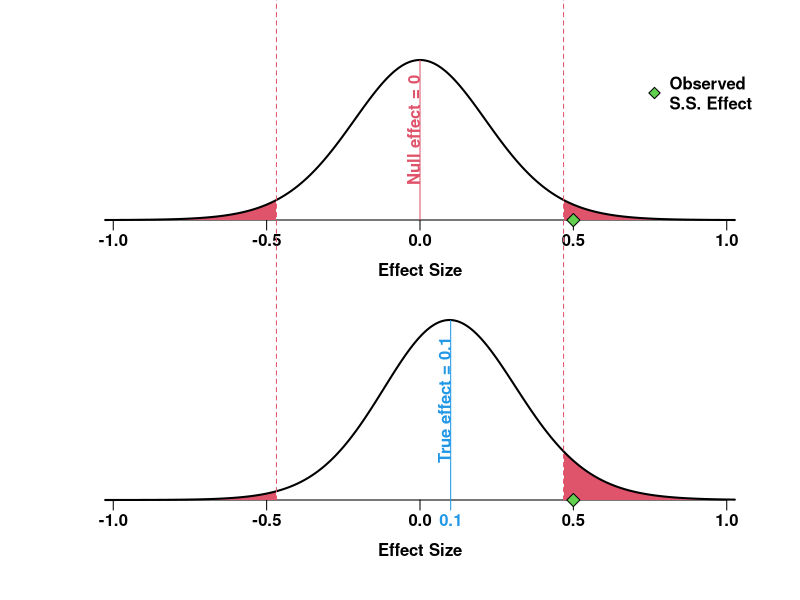

This chart was generated by the following R code:
type.s.m = function(n1 = 20, n2 = NA, d = .1, obs.d = .6, alpha = .05){
  
  par(mfrow = c(2, 1), mgp = c(2, .5, 0), mar = c(4, 4, 3, 2), xpd = TRUE)  
     if(abs(d) > .4) d = .4
     N = ifelse(is.na(n2), n1, (n1 * n2)/(n1 + n2))
    df = ifelse(is.na(n2), n1 - 1, (n1 + n2) - 2)
  d.SE = 1/sqrt(N) ; ncp = d*sqrt(N)
  
 min.d = qt(1e-4, df)*d.SE  ;  max.d = qt(0.9999, df)*d.SE
  
`d|H0` = curve( dt(x/d.SE, df)/d.SE, min.d, max.d, n = 1e4, xlab = "Effect Size", 
                  ylab = NA, font = 2, font.lab = 2, ty = "n", yaxt = "n", bty = "n",
                  cex.axis = 1, cex.lab = 1, yaxs = "i")
  
    CI = qt(c(alpha/2, 1 - alpha/2), df)*d.SE
  
     x = seq(min.d, CI[1], l = 1e4) ;  y = dt(x/d.SE, df)/d.SE
    xx = seq(max.d, CI[2], l = 1e4) ; yy = dt(xx/d.SE, df)/d.SE
  
  polygon(c(min.d,  x, CI[1]), c( y[1],  y, rev( y[1])), col = 2, border = NA)  
  polygon(c(max.d, xx, CI[2]), c(yy[1], yy, rev(yy[1])), col = 2, border = NA)  
  
  lines(`d|H0`, lwd = 2)
  text(0, max(`d|H0`$y)/2, paste0("Null effect = ", 0), font = 2, srt = 90, pos = 3, col = 2)
  
  points(obs.d, 0, pch = 23, bg = 3, cex = 1.4, xpd = TRUE)
  
  legend("topright", "Observed \nS.S. Effect", pch = 23, pt.bg = 3, pt.cex = 1.2, bty = "n", text.font = 2)   
  abline(v = 0, col = 2, xpd = FALSE) 
  
  par(mar = c(5, 4, 1, 2))
  
`d|H1` = curve( dt(x/d.SE, df, ncp)/d.SE, min.d, max.d, n = 1e4, xlab = "Effect Size", 
                  ylab = NA, font = 2, font.lab = 2, yaxt = "n", bty = "n",
                  cex.axis = 1, cex.lab = 1, yaxs = "i", ty = "n")
  
   x = seq(min.d, CI[1], l = 1e4)  ;  y = dt( x/d.SE, df, ncp)/d.SE
  xx = seq(max.d, CI[2], l = 1e4)  ; yy = dt(xx/d.SE, df, ncp)/d.SE 
  
  polygon(c(min.d,  x, CI[1]), c( y[1],  y, rev( y[1])), col = 2, border = NA)  
  polygon(c(max.d, xx, CI[2]), c(yy[1], yy, rev(yy[1])), col = 2, border = NA) 
  
  lines(`d|H1`, lwd = 2)
  text(d, max(`d|H1`$y)/2, paste0("True effect = ", d), font = 2, pos = 3, srt = 90, col = 4)
  
  axis(1, at = d, col = 4, col.axis = 4, font = 2)
  points(obs.d, 0, pch = 23, bg = 3, cex = 1.4, xpd = TRUE)
  abline(v = d, col = 4, xpd = FALSE)
  
  segments(c(CI[1], CI[2]), 0, c(CI[1], CI[2]), 20, lty = 2, col = 2, xpd = NA)
  
  type.s.area = pt(ifelse(d > 0, CI[1]/d.SE, CI[2]/d.SE), df, ncp, lower.tail = ifelse(d > 0, TRUE, FALSE))
        power = type.s.area + pt(ifelse(d > 0, CI[2]/d.SE, CI[1]/d.SE), df, ncp, lower.tail = ifelse(d > 0, FALSE, TRUE))
       type.s = type.s.area / power
      p.value = 2*pt(abs(obs.d)/d.SE, df, lower.tail = FALSE)
     random.d = rt(n = 1e4, df, ncp)*d.SE
          sig = if(d > 0) abs(random.d) > CI[2] else -abs(random.d) < CI[1]
  exaggration = if(d > 0) mean(abs(random.d)[sig])/ d else mean(-abs(random.d)[sig])/ d

  list(exaggration = exaggration, type.s = type.s, power = power, Crit.d = CI[2], p.value = p.value)
}
# Example of use:
type.s.m(n1 = 20, d = .1, obs.d = .5, alpha = .05)
